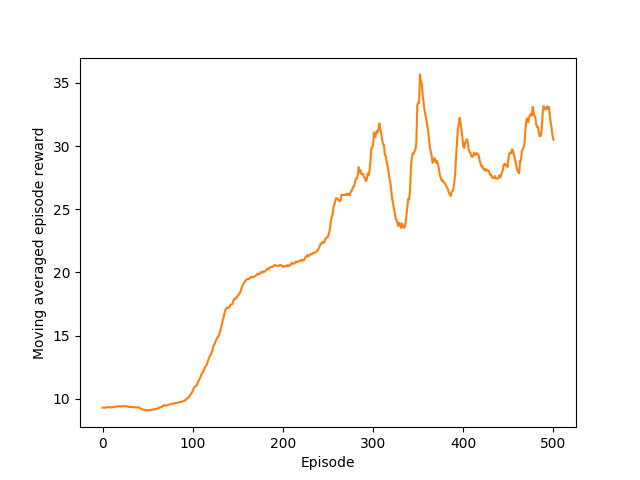

Write Python code to recreate this figure.
import tensorflow as tf
import numpy as np
import matplotlib.pyplot as plt
import gym
from reacher import Reacher
import argparse
tf.random.set_random_seed(123)
EP_MAX = 10000
EP_LEN = 20
GAMMA = 0.9
A_LR = 1e-4
C_LR = 2e-4
BATCH = 64
A_UPDATE_STEPS = 10
C_UPDATE_STEPS = 10
S_DIM, A_DIM = 8,2
METHOD = [
    dict(name='kl_pen', kl_target=0.01, lam=0.5),   # KL penalty
    dict(name='clip', epsilon=0.2),                 # Clipped surrogate objective, find this is better
][1]        # choose the method for optimization


model_path='./ppo_model/ppo'

parser = argparse.ArgumentParser(description='Train or test neural net motor controller.')
parser.add_argument('--train', dest='train', action='store_true', default=False)
parser.add_argument('--test', dest='test', action='store_true', default=True)
args = parser.parse_args()

class PPO(object):

    def __init__(self):
        self.sess = tf.Session()
        self.tfs = tf.placeholder(tf.float32, [None, S_DIM], 'state')

        # critic
        with tf.variable_scope('critic'):
            l1 = tf.layers.dense(self.tfs, 100, tf.nn.relu)
            self.v = tf.layers.dense(l1, 1)
            self.tfdc_r = tf.placeholder(tf.float32, [None, 1], 'discounted_r')
            self.advantage = self.tfdc_r - self.v
            self.closs = tf.reduce_mean(tf.square(self.advantage))
            self.ctrain_op = tf.train.AdamOptimizer(C_LR).minimize(self.closs)

        # actor
        pi, pi_params = self._build_anet('pi', trainable=True)
        oldpi, oldpi_params = self._build_anet('oldpi', trainable=False)
        with tf.variable_scope('sample_action'):
            self.sample_op = tf.squeeze(pi.sample(1), axis=0)       # choosing action
        with tf.variable_scope('update_oldpi'):
            self.update_oldpi_op = [oldp.assign(p) for p, oldp in zip(pi_params, oldpi_params)]

        self.tfa = tf.placeholder(tf.float32, [None, A_DIM], 'action')
        self.tfadv = tf.placeholder(tf.float32, [None, 1], 'advantage')
        with tf.variable_scope('loss'):
            with tf.variable_scope('surrogate'):
                ratio = tf.exp(pi.log_prob(self.tfa) - oldpi.log_prob(self.tfa))
                # ratio = pi.prob(self.tfa) / (oldpi.prob(self.tfa)+1e-6)  # avoid the numerical problem: NAN
                surr = ratio * self.tfadv
            if METHOD['name'] == 'kl_pen':
                self.tflam = tf.placeholder(tf.float32, None, 'lambda')
                kl = tf.distributions.kl_divergence(oldpi, pi)
                self.kl_mean = tf.reduce_mean(kl)
                self.aloss = -(tf.reduce_mean(surr - self.tflam * kl))
            else:   # clipping method, find this is better
                self.aloss = -tf.reduce_mean(tf.minimum(
                    surr,
                    tf.clip_by_value(ratio, 1.-METHOD['epsilon'], 1.+METHOD['epsilon'])*self.tfadv))
            # add entropy to boost exploration
            # entropy=pi.entropy()
            # self.aloss-=0.1*entropy
        with tf.variable_scope('atrain'):
            self.atrain_op = tf.train.AdamOptimizer(A_LR).minimize(self.aloss)

        tf.summary.FileWriter("log/", self.sess.graph)

        self.sess.run(tf.global_variables_initializer())

    def update(self, s, a, r):
        self.sess.run(self.update_oldpi_op)
        adv = self.sess.run(self.advantage, {self.tfs: s, self.tfdc_r: r})
        adv = (adv - adv.mean())/(adv.std()+1e-6)     # sometimes helpful

        # update actor
        if METHOD['name'] == 'kl_pen':
            for i in range(A_UPDATE_STEPS):
                print('updata: ',i)
                _, kl = self.sess.run(
                    [self.atrain_op, self.kl_mean],
                    {self.tfs: s, self.tfa: a, self.tfadv: adv, self.tflam: METHOD['lam']})
                if kl > 4*METHOD['kl_target']:  # this in in google's paper
                    break
            if kl < METHOD['kl_target'] / 1.5:  # adaptive lambda, this is in OpenAI's paper
                METHOD['lam'] /= 2
            elif kl > METHOD['kl_target'] * 1.5:
                METHOD['lam'] *= 2
            METHOD['lam'] = np.clip(METHOD['lam'], 1e-4, 10)    # sometimes explode, this clipping is my solution
        else:   # clipping method, find this is better (OpenAI's paper)
            [self.sess.run(self.atrain_op, {self.tfs: s, self.tfa: a, self.tfadv: adv}) for _ in range(A_UPDATE_STEPS)]

        # update critic
        [self.sess.run(self.ctrain_op, {self.tfs: s, self.tfdc_r: r}) for _ in range(C_UPDATE_STEPS)]

    def _build_anet(self, name, trainable):
        with tf.variable_scope(name):
            l1 = tf.layers.dense(self.tfs, 100, tf.nn.relu, trainable=trainable)
            # l1 = tf.layers.batch_normalization(tf.layers.dense(self.tfs, 100, tf.nn.relu, trainable=trainable), training=True)
            '''the action mean mu is set to be scale 10 instead of 360, avoiding useless shaking and one-step to goal!'''
            # mu =  10.*tf.layers.dense(l1, A_DIM, tf.nn.tanh, trainable=trainable)
            mu = tf.layers.dense(l1, A_DIM, tf.nn.leaky_relu, trainable=trainable)
            # sigma = tf.layers.dense(l1, A_DIM, tf.nn.softplus, trainable=trainable) # softplus to make it positive
            sigma = tf.layers.dense(l1, A_DIM, tf.nn.sigmoid, trainable=trainable) # softplus to make it positive

            # in case that sigma is 0
            sigma +=5e-1 # 5e-1 for boosting exploration, accelerating learning.
            self.mu=mu
            self.sigma=sigma
            norm_dist = tf.distributions.Normal(loc=mu, scale=sigma)

        params = tf.get_collection(tf.GraphKeys.GLOBAL_VARIABLES, scope=name)
        return norm_dist, params

    def choose_action(self, s):
        s = s[np.newaxis, :]
        a ,mu, sigma= self.sess.run([self.sample_op, self.mu, self.sigma], {self.tfs: s})
        # print('s: ',s)
        # print('a: ', a)
        # print('mu, sigma: ', mu,sigma)
        return np.clip(a[0], -360, 360)

    def get_v(self, s):
        if s.ndim < 2: s = s[np.newaxis, :]
        return self.sess.run(self.v, {self.tfs: s})[0, 0]

    def save(self, path):
        saver = tf.train.Saver()
        saver.save(self.sess, path)

    def load(self, path):
            saver=tf.train.Saver()
            saver.restore(self.sess, path)
NUM_JOINTS=2
LINK_LENGTH=[200, 140]
INI_JOING_ANGLES=[0.1, 0.1]
SCREEN_SIZE=1000
SPARSE_REWARD=False
SCREEN_SHOT=False
DETERMINISTIC=False
env=Reacher(screen_size=SCREEN_SIZE, num_joints=NUM_JOINTS, link_lengths = LINK_LENGTH, \
    ini_joint_angles=INI_JOING_ANGLES, target_pos = [369,430], render=True)
ppo = PPO()

if args.train:
    all_ep_r = []

    for ep in range(EP_MAX):
        s = env.reset(SCREEN_SHOT)
        buffer_s, buffer_a, buffer_r = [], [], []
        ep_r = 0
        for t in range(EP_LEN):    # in one episode
            # env.render()
            a = ppo.choose_action(s)
            s_, r, done, distance2goal = env.step(a, SPARSE_REWARD, SCREEN_SHOT)
            buffer_s.append(s)
            buffer_a.append(a)
            # print('r, norm_r: ', r, (r+8)/8)
            '''the normalization makes reacher's reward almost same and not work'''
            # buffer_r.append((r+8)/8)    # normalize reward, find to be useful
            buffer_r.append(r)
            s = s_
            ep_r += r

            # update ppo
            if (t+1) % BATCH == 0 or t == EP_LEN-1:
                v_s_ = ppo.get_v(s_)
                discounted_r = []
                for r in buffer_r[::-1]:
                    v_s_ = r + GAMMA * v_s_
                    discounted_r.append(v_s_)
                discounted_r.reverse()

                bs, ba, br = np.vstack(buffer_s), np.vstack(buffer_a), np.array(discounted_r)[:, np.newaxis]
                buffer_s, buffer_a, buffer_r = [], [], []
                ppo.update(bs, ba, br)
        if ep == 0: all_ep_r.append(ep_r)
        else: all_ep_r.append(all_ep_r[-1]*0.9 + ep_r*0.1)
        print(
            'Ep: %i' % ep,
            "|Ep_r: %.4f" % ep_r,
            '|Dis2Goal: %.4f' %distance2goal,
            ("|Lam: %.4f" % METHOD['lam']) if METHOD['name'] == 'kl_pen' else '',
        )
        if ep % 500==0:
            ppo.save(model_path)
            plt.plot(np.arange(len(all_ep_r)), all_ep_r)
            plt.xlabel('Episode');plt.ylabel('Moving averaged episode reward');plt.savefig('./ppo_single_2.png')

if args.test:
    all_ep_r = []
    ppo.load(model_path)
    EP_MAX = 1000
    print('-------------- TEST --------------- ')
    for ep in range(EP_MAX):
        print('Episode: ', ep)
        s = env.reset()
        buffer_s, buffer_a, buffer_r = [], [], []
        ep_r = 0
        for t in range(EP_LEN):    # in one episode
            a = ppo.choose_action(s)
            s_, r, done = env.step(a)
            buffer_s.append(s)
            buffer_a.append(a)
            # print('r, norm_r: ', r, (r+8)/8)
            '''the normalization makes reacher's reward almost same and not work'''
            # buffer_r.append((r+8)/8)    # normalize reward, find to be useful
            buffer_r.append(r)
            s = s_
            ep_r += r
            # no update

        all_ep_r.append(ep_r)


    plt.plot(np.arange(len(all_ep_r)), all_ep_r)
    plt.savefig('./ppo_single2_test.png')
